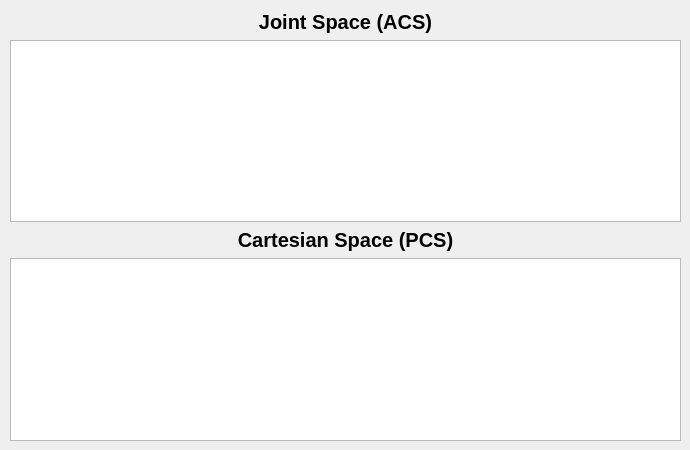
    <widget class="QWidget" name="tab_arm">
     <attribute name="title">
      <string>Arm position</string>
     </attribute>
     <widget class="QWidget" name="verticalLayoutWidget_3">
      <property name="geometry">
       <rect>
        <x>10</x>
        <y>10</y>
        <width>671</width>
        <height>431</height>
       </rect>
      </property>
      <layout class="QVBoxLayout" name="verticalLayout_3">
       <item>
        <widget class="QLabel" name="label_acs_command_list">
         <property name="font">
          <font>
           <pointsize>15</pointsize>
           <weight>75</weight>
           <bold>true</bold>
          </font>
         </property>
         <property name="text">
          <string>Joint Space (ACS)</string>
         </property>
         <property name="alignment">
          <set>Qt::AlignCenter</set>
         </property>
        </widget>
       </item>
       <item>
        <widget class="QTableView" name="tableView_joint">
         <property name="font">
          <font>
           <pointsize>13</pointsize>
          </font>
         </property>
         <property name="selectionMode">
          <enum>QAbstractItemView::MultiSelection</enum>
         </property>
         <property name="selectionBehavior">
          <enum>QAbstractItemView::SelectRows</enum>
         </property>
        </widget>
       </item>
       <item>
        <widget class="QLabel" name="label_pcs_command_list">
         <property name="font">
          <font>
           <pointsize>15</pointsize>
           <weight>75</weight>
           <bold>true</bold>
          </font>
         </property>
         <property name="text">
          <string>Cartesian Space (PCS)</string>
         </property>
         <property name="alignment">
          <set>Qt::AlignCenter</set>
         </property>
        </widget>
       </item>
       <item>
        <widget class="QTableView" name="tableView_pos">
         <property name="font">
          <font>
           <pointsize>13</pointsize>
          </font>
         </property>
         <property name="selectionMode">
          <enum>QAbstractItemView::MultiSelection</enum>
         </property>
         <property name="selectionBehavior">
          <enum>QAbstractItemView::SelectRows</enum>
         </property>
        </widget>
       </item>
      </layout>
     </widget>
    </widget>
